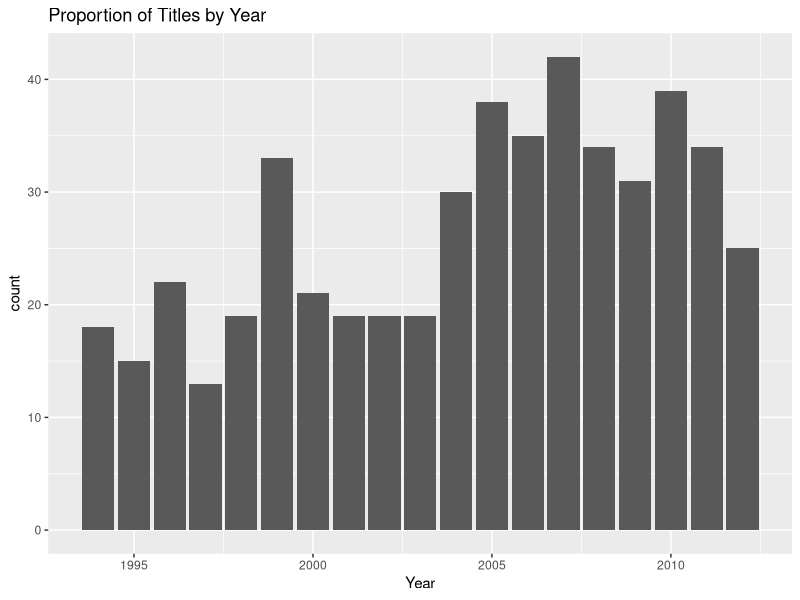
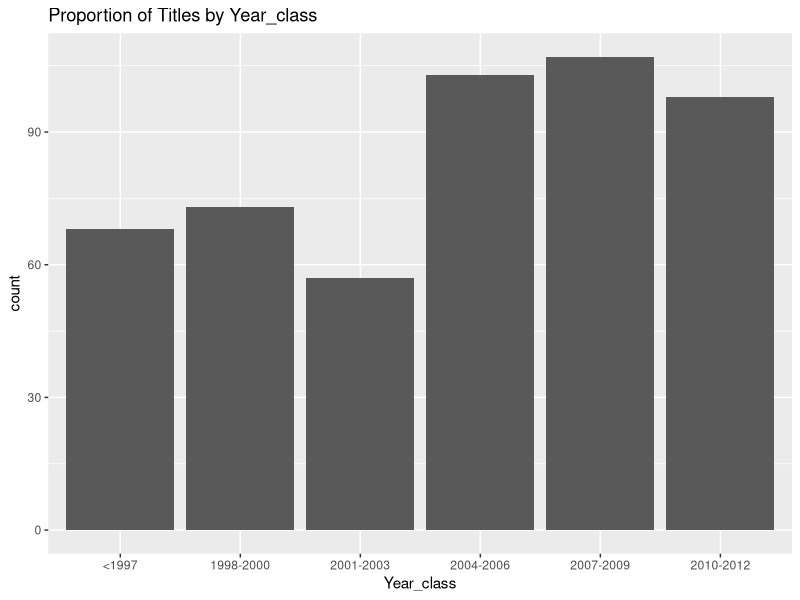
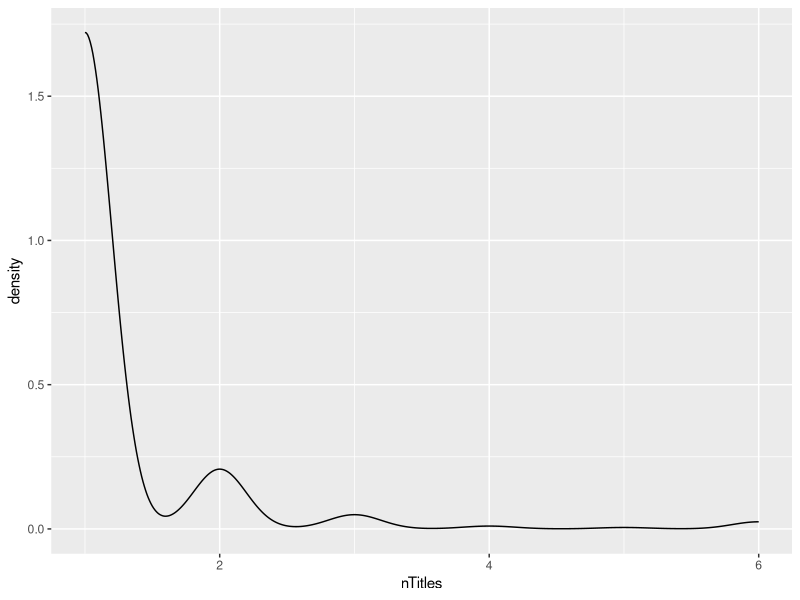
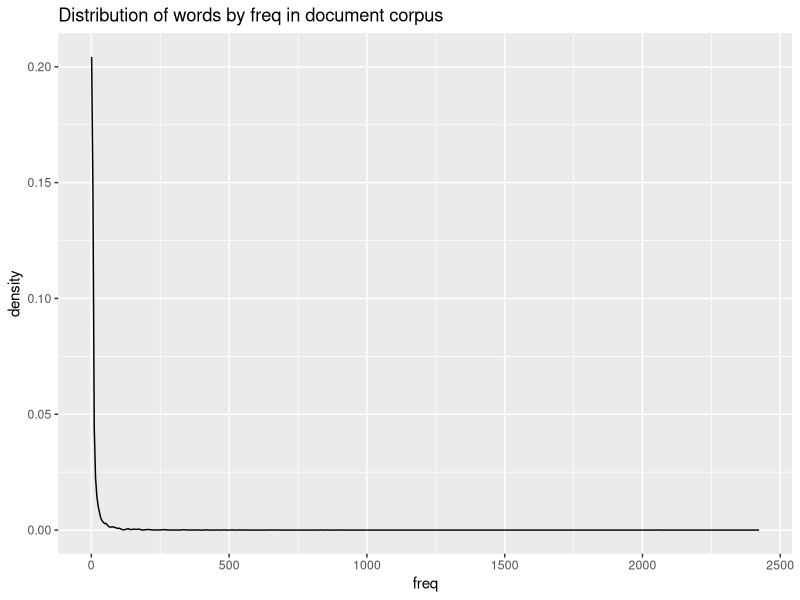
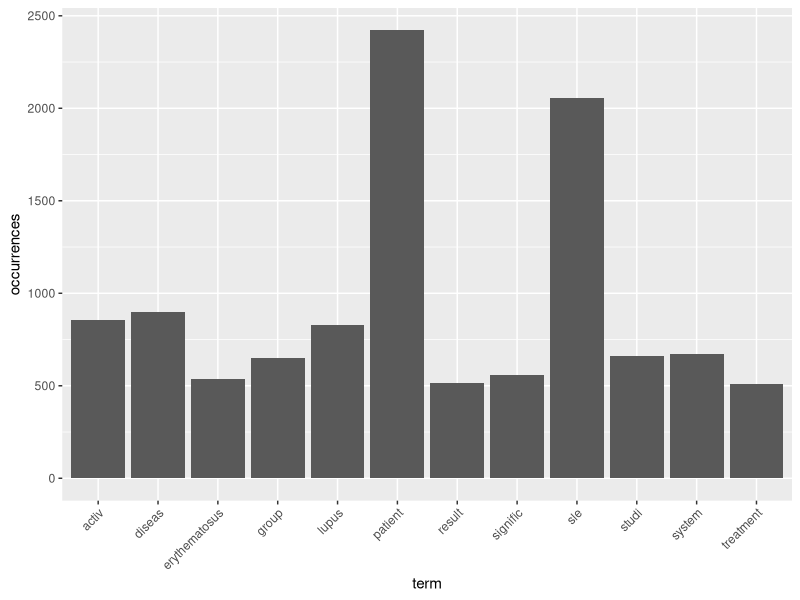
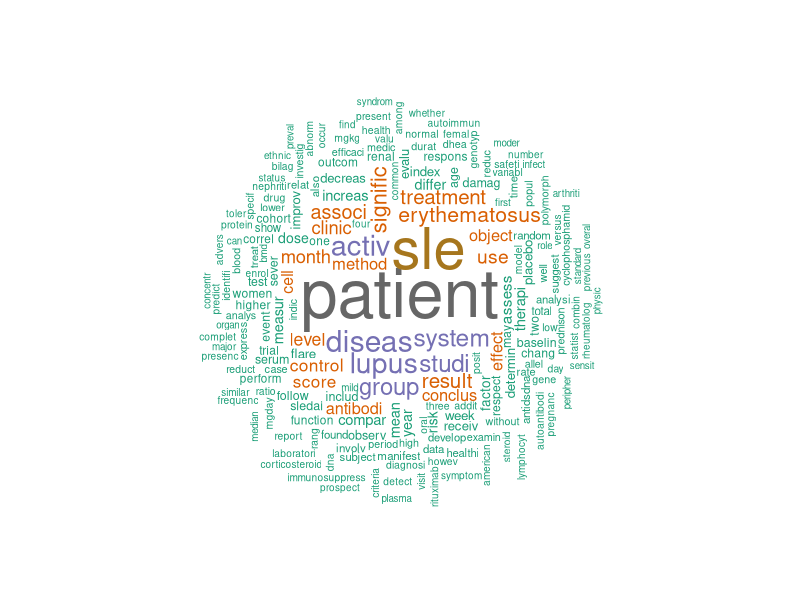

Generate these figures, in order, with R:
rm(list = ls())
#packages
library(tm)
library(SnowballC)
library(wordcloud)
library(RColorBrewer)
library(tidyverse)


#Import the data
lupus<-read.csv2("lupus.csv",sep=";",header=TRUE,row.names=1)
head(lupus)

#Explore the data
## Number of rows of data
nrow(lupus)

#distribution by year
lupus%>%ggplot(aes(Year))+ geom_bar() + 
  ggtitle('Proportion of Titles by Year')

#distribution by year class
lupus%>%ggplot(aes(Year_class))+ geom_bar() + 
  ggtitle('Proportion of Titles by Year_class')

#number of publications per author
lupus %>% group_by(First_Author) %>% summarise(nTitles = n_distinct(Title))%>%
  arrange(desc(nTitles))%>% ggplot(aes(nTitles)) + geom_density()


### Import and prepare data
corpus = VCorpus(VectorSource(lupus$Abstract))
corpus = tm_map(corpus, content_transformer(tolower))
corpus = tm_map(corpus, removeNumbers)
corpus = tm_map(corpus, removeWords, stopwords("en"))
corpus = tm_map(corpus, removePunctuation)
corpus = tm_map(corpus, stripWhitespace)
stemCorpus = tm_map(corpus, stemDocument,language="en")

### Create document term matrix
## - only words having from 4 to 20 characters
## - in at least 3 and at most 27 documents
#dtmr <-DocumentTermMatrix(stemdocs, control=list(wordLengths=c(4, 20), bounds = list(global = c(3,27))))
dtm<-DocumentTermMatrix(stemCorpus)
tm::inspect(dtm)

freqr <- colSums(as.matrix(dtm))
freqr
length(freqr) #number of unique words in corpus
sum(freqr) #total number of words in corpus

### Create frequency matrix
matdtm<-as.matrix(dtm)
termlist <- sort(colSums(matdtm),decreasing=TRUE)
termlistdf <- data.frame(word = names(termlist),freq=termlist)
head(termlist, 10)

#distribution of number of times each word is used
termlistdf%>%ggplot(aes(freq))+ geom_density() + 
  ggtitle('Distribution of words by freq in document corpus')

# Bar chart of terms (appearing more thant 150 times)
wf=data.frame(term=names(freqr),occurrences=freqr)
p <- ggplot(subset(wf, freqr>500), aes(term, occurrences))
p <- p + geom_bar(stat="identity")
p <- p + theme(axis.text.x=element_text(angle=45, hjust=1))
p

# Terms used at least 'n' times in the corpus
findFreqTerms(dtm,lowfreq=500)


# Finding associations with a specific term: correlation higher than a given threshold
findAssocs(dtm,"patient",0.2)

set.seed(1234)

# words: the list of words to be represented in the wordcloud
# freq: frequencies of words
# min.freq: minimum frequency for a word to be plotted
# max.words: maximum number of words to be plotted (least frequent terms are dropped)
# random.order: plot words in random order; if FALSE, they are plotted in decreasing frequency
# rot.per: proportion of words vertically plotted
# colors: color words from least to most frequent


wordcloud(words = termlistdf$word, freq = termlistdf$freq, min.freq = 1,
          max.words=200, random.order=FALSE, rot.per=0.35, 
          colors=brewer.pal(8, "Dark2"))
